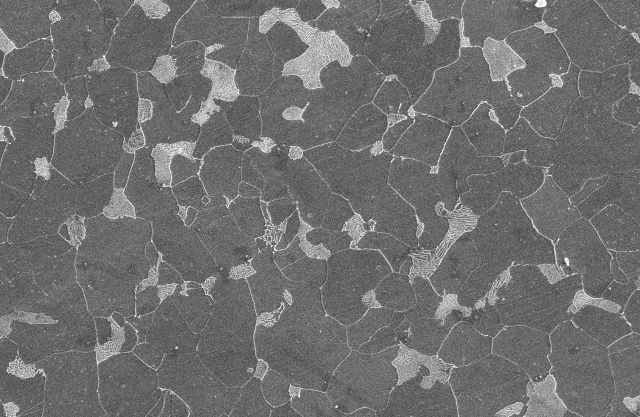
#> input picture OrgMicrostrucData/1Aimage_m01.jpg, 1280 x 834 px, found by its file name (shown at 1/2 size)
$ jupyter execute CreatePatchWithLabel.ipynb
#> lines starting #> are read from the running program, lines starting #| are printed output that depends on the picture; after the words box and inside, x2 and y2 are one past the last pixel; in counts of white or black regions, pixels touching at a corner belong together; long printed decimals are rounded
#> further down, img is the input picture: shape (834, 1280); min 12, max 255, mean 111.1
Import required libraries

[cell 1]
import numpy as np
import os
import cv2 as cv
import matplotlib.pyplot as plt
from skimage.io import imread,imsave
from skimage import exposure
from skimage.segmentation import chan_vese, clear_border
from skimage import data, io, segmentation, color
from skimage import graph
from skimage.filters import threshold_otsu
from skimage.morphology import closing,disk
from skimage import img_as_ubyte

Initialization label with couter to be used in file name of patches

[cell 2]
ferr_c=0
aust_c=0
parlite_c=0
brain_c=0
morten_c=70
MA_c=0

Function used to suitably modify the pathch file

[cell 3]
def label_count(label_now):
    global ferr_c
    global parlite_c
    global aust_c
    global morten_c
    global brain_c
    global MA_c
    if label_now=='ferr':
        ferr_c+=1
        return ferr_c
    if label_now=='aust':
        aust_c+=1
        return aust_c
    if label_now=='brain':
        brain_c+=1
        return brain_c
    if label_now=='parlite':
        parlite_c+=1
        return parlite_c
    if label_now=='morten':
        morten_c+=1
        return morten_c
    if label_now=='MA':
        MA_c+=1
        return MA_c

Function to identify largest rectangle bounding box for each phases in the image

[cell 4]
cwd = os.getcwd()

def largest_rect_boundingbox(phase_type,img):
    # Find object with the biggest bounding box
    contours, hierarchy = cv.findContours(phase_type, cv.RETR_TREE,cv.CHAIN_APPROX_SIMPLE)
    mx = (0,0,0,0)      # biggest bounding box so far
    mx_area = 0
    for cont in contours:
        x,y,w,h = cv.boundingRect(cont)
        area = w*h
        if area > mx_area:
            mx = x,y,w,h
            mx_area = area
    x,y,w,h = mx
    if w<128:
        w=200
    if h<128:
        h=200
    roi=phase_type[y:y+h,x:x+w]
    img_roi=img[y:y+h,x:x+w]
    return (roi,img_roi)

### **Segmentation Fuction (Microstructure images segmentation using Chan-Vese)**

[cell 5]
def segment(img):
    cwd=os.getcwd()
    cv.imwrite(cwd+"/TempImageStore/testpattern_thresholded_dilated.jpg",img)

    image = imread(cwd+"/TempImageStore/testpattern_thresholded_dilated.jpg",as_gray=True)
#> image: shape (834, 1280); min 12, max 255, mean 111.1

    # Phase1
    imcp=image
    # equalize globally and locally
    glob = exposure.equalize_hist(image) * 255
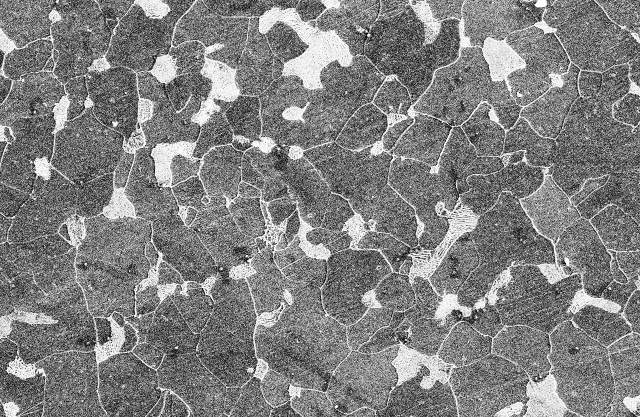
#> glob: shape (834, 1280) float64 (shown at 1/2 size); min 0.000239, max 255, mean 129

    v = chan_vese(image, mu=0.5, lambda1=1, lambda2=1, tol=1e-3, max_num_iter=50,
                   dt=0.5, init_level_set="checkerboard", extended_output=True)

    b=v[1]
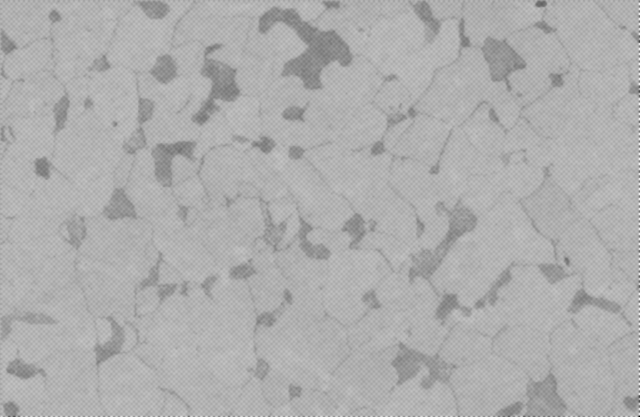
#> b: shape (834, 1280) float64 (shown at 1/2 size); min -0.279, max 0.13, mean 0.00102; drawn with min black and max white
    dfr=np.mean(b)
#> dfr = 0.00102
    print(dfr)
#| 0.001021
    if dfr>0:
        b=-b
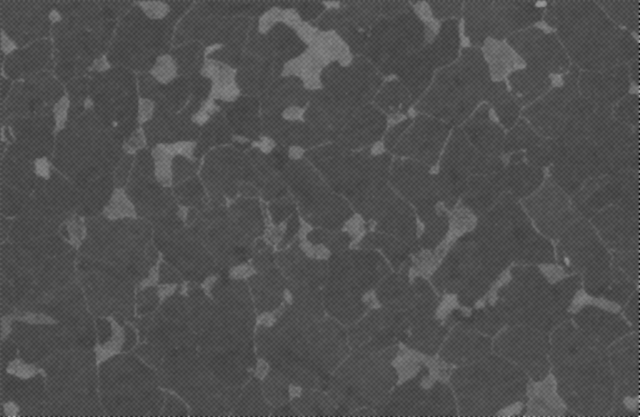
#> b: shape (834, 1280) float64 (shown at 1/2 size); min -0.13, max 0.279, mean -0.00102; drawn with min black and max white
    thresh=threshold_otsu(b)
#> thresh = 0.0144
    b=b>thresh
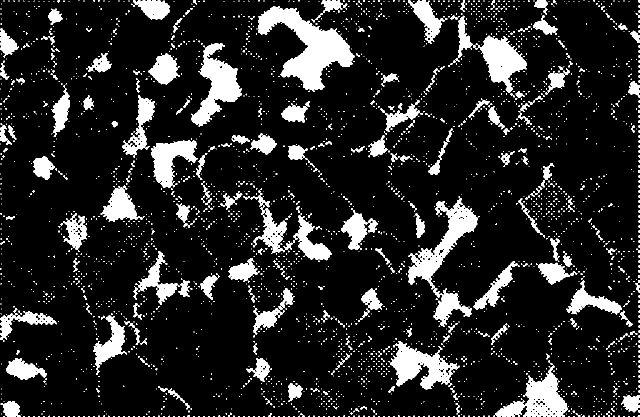
#> b: shape (834, 1280) bool (shown at 1/2 size); 13.6% white; 3270 white regions (2994 under 20 px), largest, box (x1, y1, x2, y2) and area: (516, 12, 709, 184) 13217, (816, 396, 955, 595) 7240, (382, 86, 484, 254) 7045
    b=closing(b,disk(4))
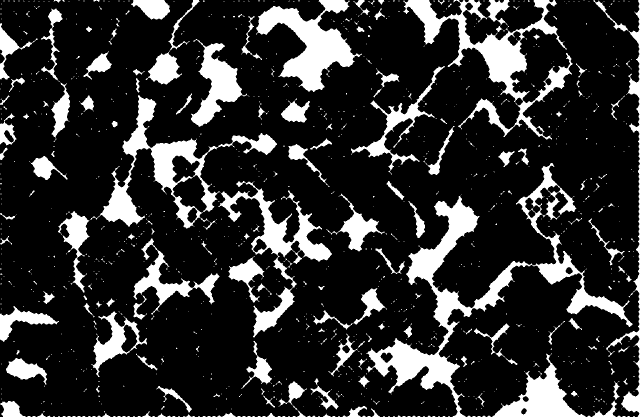
#> b: shape (834, 1280) bool (shown at 1/2 size); 18.4% white; 1051 white regions (871 under 20 px), largest, box (x1, y1, x2, y2) and area: (732, 326, 1265, 834) 34761, (807, 0, 1145, 279) 19707, (180, 190, 554, 458) 17777
    phase1=b
    phase2=255-b

    if (np.mean(phase1)>0.999):
        phase2=np.ones((img.shape[0],img.shape[1]), np.uint8)
        phase1=np.ones((img.shape[0],img.shape[1]), np.uint8)

    return (glob,phase1,phase2,v[1],v[2])

[cell 6]
# Mount your Google drive
from google.colab import drive
drive.mount('/content/drive')

[cell 7]
#Change the current working directory to Project location
os.chdir('/content/drive/MyDrive/DSAI_Project')

## Verify patch creation with single Image

[cell 8]
filename = 'data/1Aimage_m01.jpg'
img=cv.imread(filename,0)
plt.imshow(img,cmap='gray')
glob,phase1,phase2,v1,v2=segment(img)
#> v2 = 45 values, max 196514.1 at index 0, min 21816.2 at index 44, mean 71152.3

Displayed Phase 1 (bright region) and masked (dark region)the remaining

[cell 9]
plt.imshow(phase1,cmap='gray') #yello represents true phase

[cell 10]
img=img_as_ubyte(img)
phase1=img_as_ubyte(phase1)
phase2=255-phase1
#> phase2: shape (834, 1280); 81.6% white; 1051 black regions (871 under 20 px)

Displayed Phase 2 (bright region) and masked(dark region) the remaining

[cell 11]
plt.imshow(phase2, cmap='gray')

[cell 12]
phase1,img1=largest_rect_boundingbox(phase1,img)
#> in largest_rect_boundingbox, `contours, hierarchy = cv.findContours(phase_type, cv.RETR_TREE,cv.CHAI..`: contours = 1071 contours, 920 with area under 20; largest, box (x1, y1, x2, y2) and area: (732, 326, 1265, 834) 35182, (180, 190, 554, 458) 21971, (807, 0, 1145, 279) 19114, (512, 0, 724, 184) 14867, (437, 362, 664, 675) 12698
#> the loop in largest_rect_boundingbox, `for cont in contours:` made 1071 passes
#> (x, y, w, h, area, mx_area) on passes 57, 69, 73, 74, 75, 76, 77, 78, 79, 89, 95, 110: (1234, 831, 8, 3, 24, 24), (434, 831, 9, 3, 27, 27), (372, 828, 11, 6, 66, 66), (646, 827, 16, 7, 112, 112), (315, 827, 17, 7, 119, 119), (534, 826, 16, 8, 128, 128), (204, 826, 17, 8, 136, 136), (74, 826, 18, 8, 144, 144), (444, 825, 28, 9, 252, 252), (742, 817, 18, 17, 306, 306), (694, 812, 40, 22, 880, 880), (0, 802, 52, 32, 1664, 1664)
#> (x, y, w, h, area) on passes 58 to 60: (1174, 831, 8, 3, 24), (974, 831, 8, 3, 24), (964, 831, 8, 3, 24)
#> after the loop in largest_rect_boundingbox, `for cont in contours:`: mx_area = 270764
#> in largest_rect_boundingbox, `roi=phase_type[y:y+h,x:x+w]`:
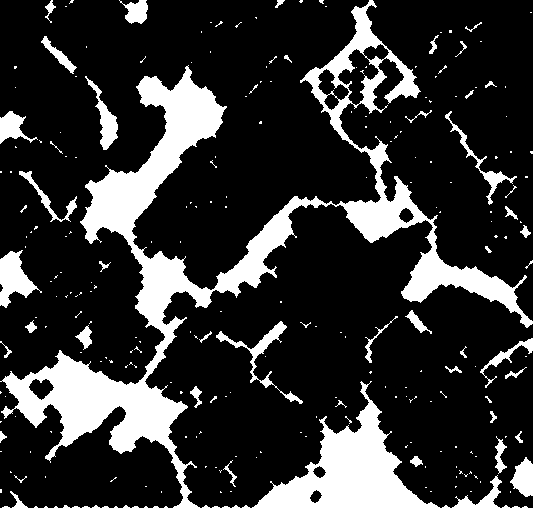
#> roi: shape (508, 533); 19.7% white; 261 white regions (214 under 20 px)
#> in largest_rect_boundingbox, `img_roi=img[y:y+h,x:x+w]`:
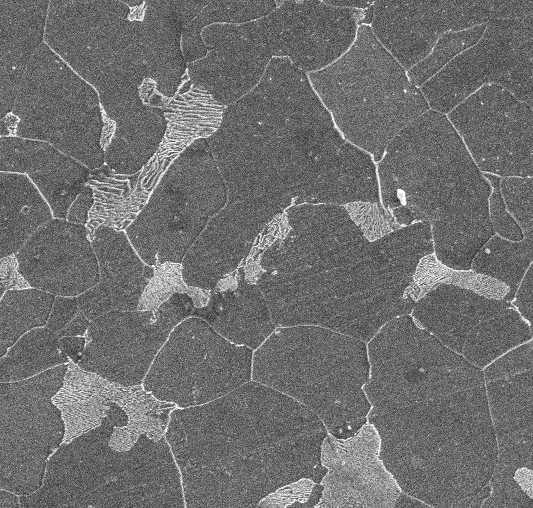
#> img_roi: shape (508, 533); min 18, max 255, mean 111.2
phase2,img2=largest_rect_boundingbox(phase2,img)
#> in largest_rect_boundingbox (call 2), `contours, hierarchy = cv.findContours(phase_type, cv.RETR_TREE,cv.CHAI..`: contours = 1783 contours, 1589 with area under 20; largest, box (x1, y1, x2, y2) and area: (0, 0, 1280, 834) 953120, (199, 189, 555, 459) 19128, (436, 361, 665, 577) 11122, (381, 77, 495, 255) 7918, (925, 0, 1088, 90) 7748
#> the loop in largest_rect_boundingbox (call 2), `for cont in contours:` made 1783 passes
#> (x, y, w, h, area, mx_area) on passes 1, 2, 4, 6, 20: (1042, 816, 12, 13, 156, 156), (0, 809, 8, 25, 200, 200), (761, 705, 25, 21, 525, 525), (1050, 395, 31, 41, 1271, 1271), (925, 0, 163, 90, 14670, 14670)
#> (x, y, w, h, area) on passes 3, 5, 11, 14, 15, 16: (1045, 792, 13, 12, 156), (1131, 534, 15, 15, 225), (1061, 416, 6, 6, 36), (8, 260, 20, 25, 500), (0, 99, 10, 28, 280), (930, 5, 16, 16, 256)

[cell 13]
plt.imshow(phase1)

[cell 14]
phn1='parlite'#'
phn2='ferr' #'morten

[cell 15]
## Cut Patches
cntp1=0
cntp2=0
tcp=10
p1t=250

[cell 16]
xm,ym=phase1.shape
decay=0.9
start_thresh=250
fallout=0
if np.mean(phase1)>2:
    while(cntp1!=tcp and (xm-128)>0 and (ym-128)>0):
        xr=np.random.randint(xm-128)
        yr=np.random.randint(ym-128)
        patch=phase1[yr:yr+128,xr:xr+128]
        # print (np.mean(patch),patch.shape)
        w,h=patch.shape

        if (np.mean(patch)>start_thresh and w==128 and h==128):
            cntp1+=1
            print ("phase1 train patch entered:"+str(cntp1)+"/"+str(tcp))
            glob = exposure.equalize_hist(img1[yr:yr+128,xr:xr+128]) * 255
            cv.imwrite("/content/drive/MyDrive/DSAI_Project/patchData_images/"+phn1+"."+str(label_count(phn1))+".jpg",glob)
        else:
            fallout+=1
            if (fallout>2000):
                fallout=0
                start_thresh=start_thresh*decay

[cell 17]
xm,ym=phase2.shape
print(xm,ym)
#| 834 1280
decay=0.9
start_thresh=255
fallout=0
if np.mean(phase2)>2:
    while(cntp2!=tcp and (xm-128)>0 and (ym-128)>0):
        xr=np.random.randint(xm-128)
        yr=np.random.randint(ym-128)
        patch=phase2[yr:yr+128,xr:xr+128]
        w,h=patch.shape
        if (np.mean(patch)>start_thresh and w==128 and h==128):
            cntp2+=1
            print ("phase2 train patch entered:"+str(cntp2)+"/"+str(tcp))
            glob = exposure.equalize_hist(img2[yr:yr+128,xr:xr+128]) * 255
            cv.imwrite("/content/drive/MyDrive/DSAI_Project/patchData_images/"+phn2+"."+str(label_count(phn2))+".jpg",glob)
        else:
            fallout+=1
            if (fallout>2000):
                fallout=0
                start_thresh=start_thresh*decay

## For Batch Images

[cell 18]
cwd = os.getcwd()
der=cwd+"/OrgMicrostrucData/"
print (der)
directories=[]
files=[]

**Read the image inside OrgMicrostrucData**

[cell 19]
for x in os.listdir(der):

    if os.path.isfile(x):
        print ('f-', x)
        files.append(x)

    elif os.path.isdir(x):
        print ('d-', x)
        directories.append(x)

    elif os.path.islink(x):
        print ('l-', x)

    else:
        print ('---', x)
        files.append(x)

print(files)

### Creation of patches for all imgaes loaded in previous Shell

[cell 20]
for ty in range(0,len(files)):

    print ("**********************************************")
    print ("Files Processed:"+str(ty)+"/"+str(len(files)))
    print ("**********************************************")

    # Rule Set for Labels
    cast=files[ty][1:2]
    print(cast)

    if cast=='Q':
        phn1='morten'
        phn2='aust'
    if cast=='A' or cast=='N':
        phn1='parlite'
        phn2='ferr'
    if cast=='F':
        phn1='ferr'
        phn2='ferr'
    if cast=='I':
        phn1='brain'
        phn2='aust'
    if cast=='B':
        phn1='brain'
        phn2='MA'
    if cast=='C':
        phn1='ferr'
        phn2='parlite'

    filename = der+files[ty]
    ft=filename

    img=cv.imread(ft,0)
    glob,phase1,phase2,v1,v2=segment(img)
#| 0.001021

    ## Cut Patches form the microstructure image
    cntp1=0
    cntp2=0
    tcp=3
    p1t=250

    img=img_as_ubyte(img)
    phase1=img_as_ubyte(phase1)
    phase2=255-phase1

    phase1,img1=largest_rect_boundingbox(phase1,img)
    # cv.imwrite(cwd+'/Results/Image_crop_1.jpg',img1)
    phase2,img2=largest_rect_boundingbox(phase2,img)
    # cv.imwrite(cwd+'/Results/Image_crop_2.jpg',img2)

    # Satrt creation of patches for phase 1
    xm,ym=phase1.shape
    decay=0.9
    start_thresh=250
    fallout=0
    if np.mean(phase1)>2:
        while(cntp1!=tcp and (xm-128)>0 and (ym-128)>0):
            xr=np.random.randint(xm-128)
            yr=np.random.randint(ym-128)
            patch=phase1[yr:yr+128,xr:xr+128]
            # print (np.mean(patch),patch.shape)
            w,h=patch.shape

            if (np.mean(patch)>start_thresh and w==128 and h==128):
                cntp1+=1
                print ("phase1 train patch entered:"+str(cntp1)+"/"+str(tcp))
                glob = exposure.equalize_hist(img1[yr:yr+128,xr:xr+128]) * 255
                cv.imwrite(cwd+"/PatchData_images/"+phn1+"."+str(label_count(phn1))+".jpg",glob)
            else:
                fallout+=1
                if (fallout>2000):
                    fallout=0
                    start_thresh=start_thresh*decay
#> this loop made 14461 passes
#> pass 1, `patch=phase1[yr:yr+128,xr:xr+128]`:
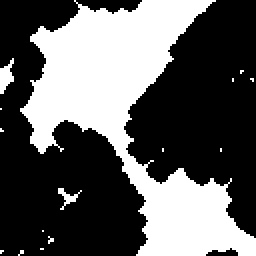
#> patch: shape (128, 128) (shown 2 times larger); 37% white; 15 white regions (12 under 20 px), largest, box (x1, y1, x2, y2) and area: (10, 0, 128, 128) 5914, (0, 29, 7, 47) 73, (29, 94, 41, 105) 43

    # Start creation of patches for phase 2
    xm,ym=phase2.shape
    print(xm,ym)
#| 834 1280
    decay=0.9
    start_thresh=250
    fallout=0
    if np.mean(phase2)>2:
        while(cntp2!=tcp and (xm-128)>0 and (ym-128)>0):
            xr=np.random.randint(xm-128)
            yr=np.random.randint(ym-128)
            patch=phase2[yr:yr+128,xr:xr+128]
            w,h=patch.shape
            if (np.mean(patch)>start_thresh and w==128 and h==128):
                cntp2+=1
                print ("phase2 train patch entered:"+str(cntp2)+"/"+str(tcp))
                glob = exposure.equalize_hist(img2[yr:yr+128,xr:xr+128]) * 255
                cv.imwrite(cwd+"/PatchData_images/"+phn2+"."+str(label_count(phn2))+".jpg",glob)
            else:
                fallout+=1
                if (fallout>2000):
                    fallout=0
                    start_thresh=start_thresh*decay
#> this loop made 83 passes
#> pass 1, `patch=phase2[yr:yr+128,xr:xr+128]`:
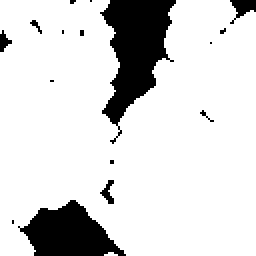
#> patch: shape (128, 128) (shown 2 times larger); 84.9% white; 16 black regions (11 under 20 px), largest, box (x1, y1, x2, y2) and area: (50, 0, 88, 72) 1360, (9, 100, 63, 128) 904, (115, 0, 128, 12) 80, (50, 90, 57, 102) 40, (0, 15, 6, 26) 35
#> pass 3, `patch=phase2[yr:yr+128,xr:xr+128]`:
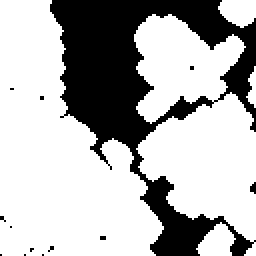
#> patch: shape (128, 128) (shown 2 times larger); 70.3% white; 13 black regions (12 under 20 px), largest, box (x1, y1, x2, y2) and area: (25, 0, 128, 128) 4819

print("DATA GENERATION HAS ENDED. YOU MAY TRAIN NOW AFTER COPYING AS MANY TRAIN IMAGES TO <Validate> FOLDER")

$ run again, with OrgMicrostrucData/1Aimage_m02.jpg copied over OrgMicrostrucData/1Aimage_m01.jpg
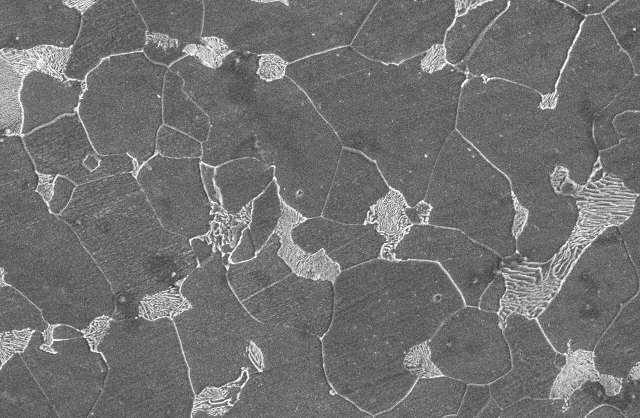
#> input picture OrgMicrostrucData/1Aimage_m02.jpg, 1280 x 836 px, found by its file name (shown at 1/2 size)
#> img is the input picture: shape (836, 1280); min 22, max 255, mean 113.5
#> dfr = -0.0012
#| -0.001199
#> thresh = 0.0205
#> in segment, `b=b>thresh`:
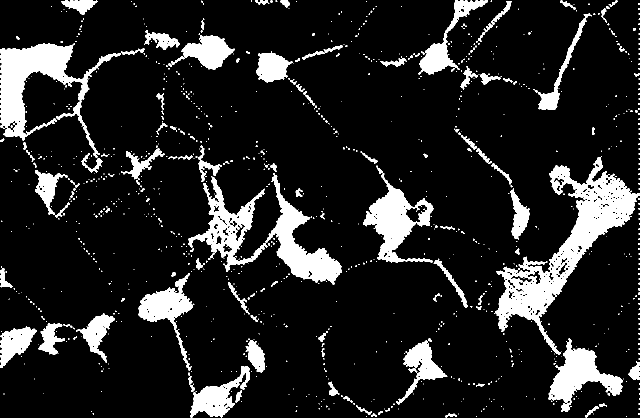
#> b: shape (836, 1280) bool (shown at 1/2 size); 13.2% white; 1072 white regions (921 under 20 px), largest, box (x1, y1, x2, y2) and area: (991, 314, 1280, 709) 26496, (0, 87, 241, 315) 16120, (531, 346, 684, 569) 9980
#> v2 = 45 values, max 200420.9 at index 0, min 25541.6 at index 44, mean 74828.6
#> phase1: shape (836, 1280); 15.2% white; 493 white regions (389 under 20 px), largest, box (x1, y1, x2, y2) and area: (982, 313, 1280, 824) 40271, (333, 291, 685, 569) 23127, (0, 82, 295, 348) 18766
#> contours = 506 contours, 418 with area under 20; largest, box (x1, y1, x2, y2) and area: (982, 313, 1280, 824) 39543, (0, 82, 295, 348) 27422, (333, 291, 685, 569) 22846, (277, 541, 503, 836) 12152, (721, 302, 936, 615) 11634
#> the loop in largest_rect_boundingbox, `for cont in contours:` made 506 passes
#> (x, y, w, h, area, mx_area) on passes 3, 15, 97, 177, 304: (891, 827, 27, 9, 243, 243), (1170, 807, 44, 29, 1276, 1276), (657, 677, 238, 159, 37842, 37842), (277, 541, 226, 295, 66670, 66670), (982, 313, 298, 511, 152278, 152278)
#> after the loop in largest_rect_boundingbox, `for cont in contours:`: mx_area = 152278
#> roi: shape (511, 298); 29.2% white; 92 white regions (81 under 20 px)
#> contours = 647 contours, 534 with area under 20; largest, box (x1, y1, x2, y2) and area: (0, 0, 1280, 836) 954456, (334, 290, 686, 570) 24938, (720, 301, 937, 616) 12680, (43, 143, 164, 265) 8738, (892, 0, 1014, 130) 6590
#> the loop in largest_rect_boundingbox (call 2), `for cont in contours:` made 647 passes
#> (x, y, w, h, area, mx_area) on passes 1, 2, 8, 12, 21: (385, 822, 37, 14, 518, 518), (459, 773, 23, 30, 690, 690), (43, 143, 121, 122, 14762, 14762), (892, 0, 122, 130, 15860, 15860), (0, 0, 1280, 836, 1070080, 1070080)
#| 836 1280
#| -0.001199
#| 836 1280
#> the loop `while(cntp2!=tcp and (xm-128)>0 and (ym-128)>0):` made 35 passes
#> pass 3, `patch=phase2[yr:yr+128,xr:xr+128]`:
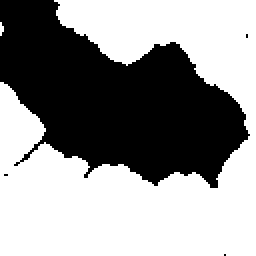
#> patch: shape (128, 128) (shown 2 times larger); 58.6% white; 4 black regions (3 under 20 px), largest, box (x1, y1, x2, y2) and area: (0, 0, 125, 94) 6784

$ run again, with OrgMicrostrucData/1Aimage_m03.jpg copied over OrgMicrostrucData/1Aimage_m01.jpg
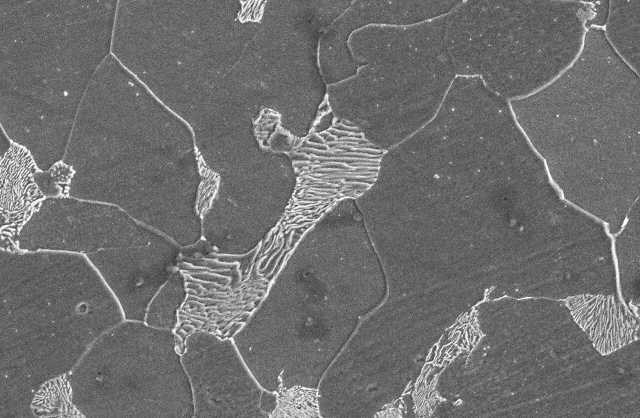
#> input picture OrgMicrostrucData/1Aimage_m03.jpg, 1280 x 836 px, found by its file name (shown at 1/2 size)
#> img is the input picture: shape (836, 1280); min 21, max 255, mean 111.2
#> dfr = -0.00107
#| -0.001075
#> thresh = 0.0184
#> v2 = 45 values, max 198352.5 at index 0, min 23400.4 at index 44, mean 72723.6
#> phase1: shape (836, 1280); 16% white; 491 white regions (391 under 20 px), largest, box (x1, y1, x2, y2) and area: (0, 183, 805, 836) 97636, (1013, 0, 1280, 713) 28604, (747, 571, 1099, 836) 16650
#> contours = 521 contours, 430 with area under 20; largest, box (x1, y1, x2, y2) and area: (0, 183, 805, 836) 100945, (1013, 0, 1280, 713) 27022, (747, 571, 1099, 836) 16478, (216, 0, 449, 494) 7406, (61, 683, 189, 836) 6782
#> the loop in largest_rect_boundingbox, `for cont in contours:` made 521 passes
#> (x, y, w, h, area, mx_area) on passes 14, 21, 31, 41, 102, 134, 332: (1277, 814, 3, 16, 48, 48), (1062, 796, 18, 9, 162, 162), (906, 787, 19, 27, 513, 513), (382, 771, 12, 53, 636, 636), (61, 683, 128, 153, 19584, 19584), (747, 571, 352, 265, 93280, 93280), (0, 183, 805, 653, 525665, 525665)
#> after the loop in largest_rect_boundingbox, `for cont in contours:`: mx_area = 525665
#> roi: shape (653, 805); 22.1% white; 152 white regions (114 under 20 px)
#> contours = 746 contours, 623 with area under 20; largest, box (x1, y1, x2, y2) and area: (0, 0, 1280, 836) 715616, (0, 502, 552, 836) 110346, (1023, 57, 1280, 606) 62466, (1186, 0, 1280, 140) 7790, (812, 145, 975, 279) 1514
#> the loop in largest_rect_boundingbox (call 2), `for cont in contours:` made 746 passes
#> (x, y, w, h, area, mx_area) on passes 1, 3, 19, 319: (71, 823, 13, 12, 156, 156), (805, 790, 37, 46, 1702, 1702), (0, 502, 552, 334, 184368, 184368), (0, 0, 1280, 836, 1070080, 1070080)
#| 836 1280
#| -0.001075
#| 836 1280
#> the loop `while(cntp2!=tcp and (xm-128)>0 and (ym-128)>0):` made 27 passes
#> pass 3, `glob = exposure.equalize_hist(img2[yr:yr+128,xr:xr+128]) * 255`:
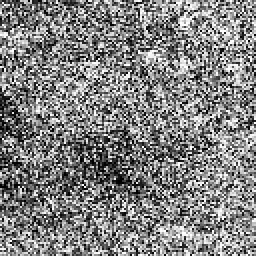
#> glob: shape (128, 128) float64 (shown 2 times larger); min 0.0156, max 255, mean 129.7
